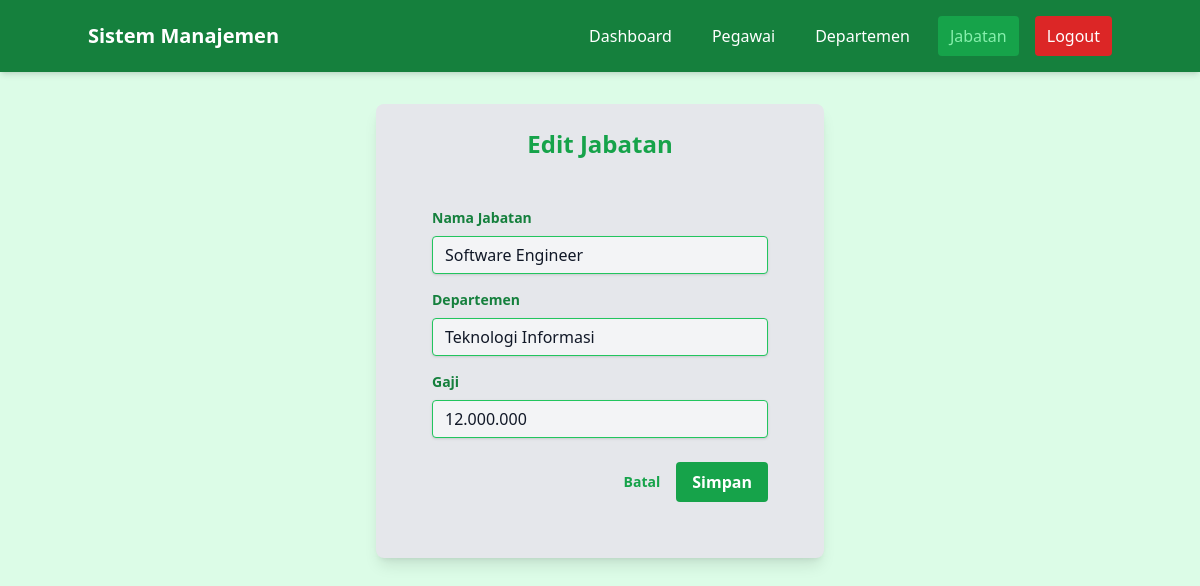
Page /pages/jabatan/edit.php?id=1 (signed in) on the committed database.
### tables this page shows
CREATE TABLE `jabatan` (
  `id` int(11) NOT NULL,
  `nama_jabatan` varchar(100) NOT NULL,
  `id_departemen` int(11) DEFAULT NULL,
  `gaji` decimal(10,2) DEFAULT NULL
);

CREATE TABLE `departemen` (
  `id` int(11) NOT NULL,
  `nama_departemen` varchar(100) NOT NULL,
  `deskripsi` text DEFAULT NULL
);

### pages/jabatan/edit.php (the view, shortened to what this page needs)
<?php
include '../../tampilan/navbar.php';
require_once '../../config/config.php';
$id = mysqli_real_escape_string($koneksi, $_GET['id']);
$query_departemen = "SELECT * FROM departemen";
$result_departemen = mysqli_query($koneksi, $query_departemen);
$query = "SELECT * FROM jabatan WHERE id = '$id'";
$result = mysqli_query($koneksi, $query);
$jabatan = mysqli_fetch_assoc($result);
?>
<div class="container mx-auto px-4 py-8">
    <div class="max-w-md mx-auto bg-gray-200 text-gray-900 shadow-lg rounded-lg px-8 pt-6 pb-8 mb-4">
        <h2 class="text-2xl font-bold mb-6 text-center text-green-600">Edit Jabatan</h2>
        <form action="../../proses/jabatan/edit.php" method="POST" class="p-6">
            <div class="mb-4">
                <label for="nama_jabatan" class="block text-green-700 text-sm font-bold mb-2">Nama Jabatan</label>
                <input type="text" name="nama_jabatan" id="nama_jabatan" required
                       value="<?php echo htmlspecialchars($jabatan['nama_jabatan']); ?>"
                       class="shadow appearance-none border border-green-500 bg-gray-100 text-gray-900 rounded w-full py-2 px-3 leading-tight focus:outline-none focus:ring-2 focus:ring-green-400"
                        placeholder="Masukkan nama jabatan">
            </div>
            <div class="mb-4">
                <label for="nama_jabatan" class="block text-green-700 text-sm font-bold mb-2">Departemen</label>
                <select name="id_departemen" id="id_departemen" required
                class="shadow appearance-none border border-green-500 bg-gray-100 text-gray-900 rounded w-full py-2 px-3 leading-tight focus:outline-none focus:ring-2 focus:ring-green-400">
                    <?php
                    mysqli_data_seek($result_departemen, 0);
                    while($departemen = mysqli_fetch_assoc($result_departemen)): ?>
                        <option value="<?php echo $departemen['id']; ?>"
                            <?php echo ($departemen['id'] == $jabatan['id_departemen']) ? 'selected' : ''; ?>>
                            <?php echo htmlspecialchars($departemen['nama_departemen']); ?>
                        </option>
                    <?php endwhile; ?>
                </select>
            </div>
            <div class="mb-6">
                <label for="nama_jabatan" class="block text-green-700 text-sm font-bold mb-2">Gaji</label>
                <input type="text" name="gaji" id="gaji" required
                       value="<?php echo number_format($jabatan['gaji'], 0, ',', '.'); ?>"
                        class="shadow appearance-none border border-green-500 bg-gray-100 text-gray-900 rounded w-full py-2 px-3 leading-tight focus:outline-none focus:ring-2 focus:ring-green-400"
                        placeholder="Masukkan Gaji"
                       onkeyup="formatRupiah(this)">
            </div>
            <div class="flex items-center justify-end space-x-4">
                <a href="index.php" class="inline-block align-baseline font-bold text-sm text-green-600 hover:text-green-500">
                    Batal
                </a>
                <button type="submit" class="bg-green-600 hover:bg-green-700 text-white font-bold py-2 px-4 rounded focus:outline-none focus:shadow-outline">
                    Simpan
                </button>
            </div>
        </form>
    </div>
</div>
</body>
</html>

### rows in the picture
jabatan: nama_jabatan "Software Engineer", id_departemen "Teknologi Informasi", gaji "12.000.000"
